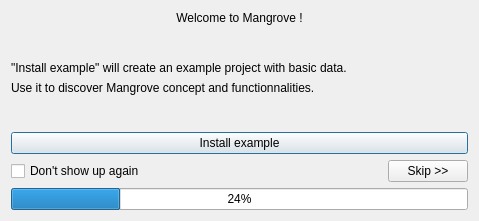
<?xml version="1.0" encoding="UTF-8"?>
<ui version="4.0">
 <class>Welcome</class>
 <widget class="QDialog" name="Welcome">
  <property name="geometry">
   <rect>
    <x>0</x>
    <y>0</y>
    <width>479</width>
    <height>221</height>
   </rect>
  </property>
  <property name="windowTitle">
   <string>Form</string>
  </property>
  <layout class="QVBoxLayout" name="verticalLayout">
   <item>
    <widget class="QLabel" name="label_2">
     <property name="text">
      <string>Welcome to Mangrove !</string>
     </property>
     <property name="alignment">
      <set>Qt::AlignCenter</set>
     </property>
    </widget>
   </item>
   <item>
    <spacer name="verticalSpacer">
     <property name="orientation">
      <enum>Qt::Vertical</enum>
     </property>
     <property name="sizeHint" stdset="0">
      <size>
       <width>20</width>
       <height>40</height>
      </size>
     </property>
    </spacer>
   </item>
   <item>
    <widget class="QLabel" name="label">
     <property name="text">
      <string>&quot;Install example&quot; will create an example project with basic data.</string>
     </property>
     <property name="alignment">
      <set>Qt::AlignJustify|Qt::AlignVCenter</set>
     </property>
     <property name="wordWrap">
      <bool>true</bool>
     </property>
    </widget>
   </item>
   <item>
    <widget class="QLabel" name="label_3">
     <property name="text">
      <string>Use it to discover Mangrove concept and functionnalities.</string>
     </property>
    </widget>
   </item>
   <item>
    <spacer name="verticalSpacer_2">
     <property name="orientation">
      <enum>Qt::Vertical</enum>
     </property>
     <property name="sizeHint" stdset="0">
      <size>
       <width>20</width>
       <height>40</height>
      </size>
     </property>
    </spacer>
   </item>
   <item>
    <widget class="QPushButton" name="discoverPushButton">
     <property name="text">
      <string>Install example</string>
     </property>
    </widget>
   </item>
   <item>
    <layout class="QHBoxLayout" name="horizontalLayout" stretch="0,0,0">
     <item>
      <widget class="QCheckBox" name="showUpCheckBox">
       <property name="text">
        <string>Don't show up again</string>
       </property>
      </widget>
     </item>
     <item>
      <spacer name="horizontalSpacer">
       <property name="orientation">
        <enum>Qt::Horizontal</enum>
       </property>
       <property name="sizeHint" stdset="0">
        <size>
         <width>40</width>
         <height>20</height>
        </size>
       </property>
      </spacer>
     </item>
     <item>
      <widget class="QPushButton" name="normalPushButton">
       <property name="text">
        <string>Skip &gt;&gt;</string>
       </property>
      </widget>
     </item>
    </layout>
   </item>
   <item>
    <widget class="QProgressBar" name="progressBar">
     <property name="enabled">
      <bool>true</bool>
     </property>
     <property name="value">
      <number>24</number>
     </property>
    </widget>
   </item>
  </layout>
 </widget>
 <resources/>
 <connections/>
</ui>
